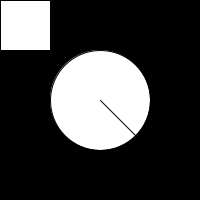
Frame 1 (no input)
Frame 60 (the mouse pressed at the canvas centre just before this capture): identical to frame 1, image omitted
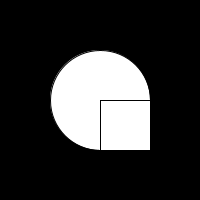
Frame 120 (the mouse held since frame 60 and released just before this capture)

The Processing sketch that drew these frames (run headless with seeded random() and noise(); from frame 60 on, the mouse is pressed at the canvas centre):

// Processing sketch: processing_88463
// ── processing_88463.pde

void setup(){
 size(200,200); 
}

void draw(){
background(0);
fill(255,255);
ellipse(100,100,100,100);
line(300,300,100,100);
rect(mouseX,mouseY,50,50);
}
